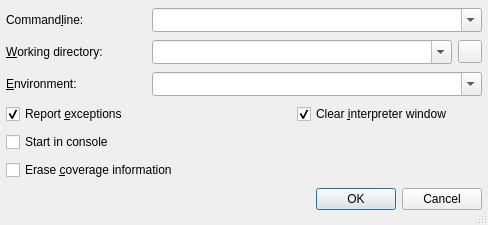
<?xml version="1.0" encoding="UTF-8"?>
<ui version="4.0">
 <class>StartCoverageDialog</class>
 <widget class="QDialog" name="StartCoverageDialog">
  <property name="geometry">
   <rect>
    <x>0</x>
    <y>0</y>
    <width>488</width>
    <height>225</height>
   </rect>
  </property>
  <property name="windowTitle">
   <string>Start coverage run</string>
  </property>
  <property name="sizeGripEnabled">
   <bool>true</bool>
  </property>
  <layout class="QGridLayout" name="gridLayout">
   <item row="0" column="0">
    <widget class="QLabel" name="TextLabel1">
     <property name="text">
      <string>Command&amp;line:</string>
     </property>
     <property name="buddy">
      <cstring>cmdlineCombo</cstring>
     </property>
    </widget>
   </item>
   <item row="0" column="1" colspan="3">
    <widget class="QComboBox" name="cmdlineCombo">
     <property name="sizePolicy">
      <sizepolicy hsizetype="Expanding" vsizetype="Fixed">
       <horstretch>0</horstretch>
       <verstretch>0</verstretch>
      </sizepolicy>
     </property>
     <property name="toolTip">
      <string>Enter the commandline parameters</string>
     </property>
     <property name="whatsThis">
      <string>&lt;b&gt;Commandline&lt;/b&gt;
&lt;p&gt;Enter the commandline parameters in this field.&lt;/p&gt;</string>
     </property>
     <property name="editable">
      <bool>true</bool>
     </property>
     <property name="insertPolicy">
      <enum>QComboBox::InsertAtTop</enum>
     </property>
     <property name="sizeAdjustPolicy">
      <enum>QComboBox::AdjustToMinimumContentsLengthWithIcon</enum>
     </property>
     <property name="autoCompletion">
      <bool>true</bool>
     </property>
     <property name="duplicatesEnabled">
      <bool>false</bool>
     </property>
    </widget>
   </item>
   <item row="1" column="0">
    <widget class="QLabel" name="TextLabel2">
     <property name="text">
      <string>&amp;Working directory:</string>
     </property>
     <property name="buddy">
      <cstring>workdirCombo</cstring>
     </property>
    </widget>
   </item>
   <item row="1" column="1" colspan="2">
    <widget class="QComboBox" name="workdirCombo">
     <property name="sizePolicy">
      <sizepolicy hsizetype="Expanding" vsizetype="Fixed">
       <horstretch>0</horstretch>
       <verstretch>0</verstretch>
      </sizepolicy>
     </property>
     <property name="toolTip">
      <string>Enter the working directory</string>
     </property>
     <property name="whatsThis">
      <string>&lt;b&gt;Working directory&lt;/b&gt;
&lt;p&gt;Enter the working directory of the application to be debugged. Leave it empty to set the working directory to the executable directory.&lt;/p&gt;</string>
     </property>
     <property name="editable">
      <bool>true</bool>
     </property>
     <property name="insertPolicy">
      <enum>QComboBox::InsertAtTop</enum>
     </property>
     <property name="sizeAdjustPolicy">
      <enum>QComboBox::AdjustToMinimumContentsLengthWithIcon</enum>
     </property>
     <property name="autoCompletion">
      <bool>true</bool>
     </property>
     <property name="duplicatesEnabled">
      <bool>false</bool>
     </property>
    </widget>
   </item>
   <item row="2" column="0">
    <widget class="QLabel" name="textLabel1">
     <property name="text">
      <string>&amp;Environment:</string>
     </property>
     <property name="buddy">
      <cstring>environmentCombo</cstring>
     </property>
    </widget>
   </item>
   <item row="2" column="1" colspan="3">
    <widget class="QComboBox" name="environmentCombo">
     <property name="sizePolicy">
      <sizepolicy hsizetype="Expanding" vsizetype="Fixed">
       <horstretch>0</horstretch>
       <verstretch>0</verstretch>
      </sizepolicy>
     </property>
     <property name="toolTip">
      <string>Enter the environment variables to be set.</string>
     </property>
     <property name="whatsThis">
      <string>&lt;b&gt;Environment&lt;/b&gt;
&lt;p&gt;Enter the environment variables to be set for the program. The individual settings must be separated by whitespace and be given in the form 'var=value'. In order to add to an environment variable, enter it in the form 'var+=value'.&lt;/p&gt;
&lt;p&gt;Example: var1=1 var2=&quot;hello world&quot; var3+=&quot;:/tmp&quot;&lt;/p&gt;</string>
     </property>
     <property name="editable">
      <bool>true</bool>
     </property>
     <property name="insertPolicy">
      <enum>QComboBox::InsertAtTop</enum>
     </property>
     <property name="sizeAdjustPolicy">
      <enum>QComboBox::AdjustToMinimumContentsLengthWithIcon</enum>
     </property>
     <property name="autoCompletion">
      <bool>true</bool>
     </property>
     <property name="duplicatesEnabled">
      <bool>false</bool>
     </property>
    </widget>
   </item>
   <item row="3" column="0" colspan="2">
    <widget class="QCheckBox" name="exceptionCheckBox">
     <property name="toolTip">
      <string>Uncheck to disable exception reporting</string>
     </property>
     <property name="whatsThis">
      <string>&lt;b&gt;Report exceptions&lt;/b&gt;
&lt;p&gt;Uncheck this in order to disable exception reporting.&lt;/p&gt;</string>
     </property>
     <property name="text">
      <string>Report &amp;exceptions</string>
     </property>
     <property name="shortcut">
      <string>Alt+E</string>
     </property>
     <property name="checked">
      <bool>true</bool>
     </property>
    </widget>
   </item>
   <item row="3" column="2">
    <widget class="QCheckBox" name="clearShellCheckBox">
     <property name="toolTip">
      <string>Select to clear the display of the interpreter window</string>
     </property>
     <property name="whatsThis">
      <string>&lt;b&gt;Clear interpreter window&lt;/b&gt;&lt;p&gt;This clears the display of the interpreter window before starting the debug client.&lt;/p&gt;</string>
     </property>
     <property name="text">
      <string>Clear &amp;interpreter window</string>
     </property>
     <property name="checked">
      <bool>true</bool>
     </property>
    </widget>
   </item>
   <item row="4" column="0" colspan="2">
    <widget class="QCheckBox" name="consoleCheckBox">
     <property name="toolTip">
      <string>Select to start the debugger in a console window</string>
     </property>
     <property name="whatsThis">
      <string>&lt;b&gt;Start in console&lt;/b&gt;
&lt;p&gt;Select to start the debugger in a console window. The console command has to be configured on the Debugger-&amp;gt;General page&lt;/p&gt;</string>
     </property>
     <property name="text">
      <string>Start in console</string>
     </property>
    </widget>
   </item>
   <item row="5" column="0" colspan="4">
    <widget class="QCheckBox" name="eraseCheckBox">
     <property name="toolTip">
      <string>Select this to erase the collected coverage information</string>
     </property>
     <property name="whatsThis">
      <string>&lt;b&gt;Erase coverage information&lt;/b&gt;
&lt;p&gt;Select this to erase the collected coverage information before the next coverage run.&lt;/p&gt;</string>
     </property>
     <property name="text">
      <string>Erase &amp;coverage information</string>
     </property>
     <property name="shortcut">
      <string>Alt+C</string>
     </property>
    </widget>
   </item>
   <item row="6" column="0" colspan="4">
    <widget class="QDialogButtonBox" name="buttonBox">
     <property name="orientation">
      <enum>Qt::Horizontal</enum>
     </property>
     <property name="standardButtons">
      <set>QDialogButtonBox::Cancel|QDialogButtonBox::Ok</set>
     </property>
    </widget>
   </item>
   <item row="1" column="3">
    <widget class="QToolButton" name="dirButton">
     <property name="toolTip">
      <string>Select directory using a directory selection dialog</string>
     </property>
     <property name="whatsThis">
      <string>&lt;b&gt;Select directory&lt;/b&gt;
&lt;p&gt;Select the working directory via a directory selection dialog.&lt;/p&gt;</string>
     </property>
    </widget>
   </item>
  </layout>
 </widget>
 <layoutdefault spacing="6" margin="6"/>
 <pixmapfunction>qPixmapFromMimeSource</pixmapfunction>
 <tabstops>
  <tabstop>cmdlineCombo</tabstop>
  <tabstop>workdirCombo</tabstop>
  <tabstop>dirButton</tabstop>
  <tabstop>environmentCombo</tabstop>
  <tabstop>exceptionCheckBox</tabstop>
  <tabstop>clearShellCheckBox</tabstop>
  <tabstop>consoleCheckBox</tabstop>
  <tabstop>eraseCheckBox</tabstop>
  <tabstop>buttonBox</tabstop>
 </tabstops>
 <resources/>
 <connections>
  <connection>
   <sender>buttonBox</sender>
   <signal>accepted()</signal>
   <receiver>StartCoverageDialog</receiver>
   <slot>accept()</slot>
   <hints>
    <hint type="sourcelabel">
     <x>28</x>
     <y>176</y>
    </hint>
    <hint type="destinationlabel">
     <x>28</x>
     <y>201</y>
    </hint>
   </hints>
  </connection>
  <connection>
   <sender>buttonBox</sender>
   <signal>rejected()</signal>
   <receiver>StartCoverageDialog</receiver>
   <slot>reject()</slot>
   <hints>
    <hint type="sourcelabel">
     <x>113</x>
     <y>177</y>
    </hint>
    <hint type="destinationlabel">
     <x>113</x>
     <y>199</y>
    </hint>
   </hints>
  </connection>
 </connections>
</ui>
